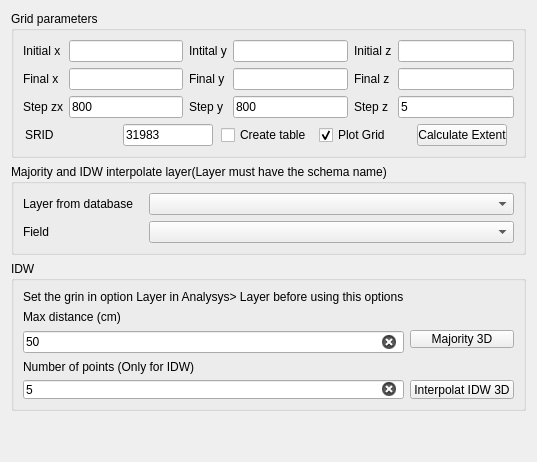
              <widget class="QWidget" name="tab">
               <attribute name="title">
                <string>Grid and interpolation</string>
               </attribute>
               <layout class="QVBoxLayout" name="verticalLayout_5">
                <item>
                 <widget class="QGroupBox" name="groupBox_27">
                  <property name="minimumSize">
                   <size>
                    <width>0</width>
                    <height>0</height>
                   </size>
                  </property>
                  <property name="maximumSize">
                   <size>
                    <width>16777215</width>
                    <height>16777215</height>
                   </size>
                  </property>
                  <property name="title">
                   <string>Grid parameters</string>
                  </property>
                  <layout class="QGridLayout" name="gridLayout_40">
                   <item row="0" column="0">
                    <layout class="QVBoxLayout" name="verticalLayout_4">
                     <item>
                      <layout class="QHBoxLayout" name="horizontalLayout_7">
                       <item>
                        <layout class="QFormLayout" name="formLayout_2">
                         <item row="0" column="0">
                          <widget class="QLabel" name="label_15">
                           <property name="text">
                            <string>Initial x</string>
                           </property>
                          </widget>
                         </item>
                         <item row="0" column="1">
                          <widget class="QLineEdit" name="initial_x">
                           <property name="enabled">
                            <bool>true</bool>
                           </property>
                           <property name="text">
                            <string/>
                           </property>
                           <property name="readOnly">
                            <bool>false</bool>
                           </property>
                          </widget>
                         </item>
                         <item row="1" column="0">
                          <widget class="QLabel" name="label_16">
                           <property name="text">
                            <string>Final x</string>
                           </property>
                          </widget>
                         </item>
                         <item row="2" column="0">
                          <widget class="QLabel" name="label_17">
                           <property name="text">
                            <string>Step zx</string>
                           </property>
                          </widget>
                         </item>
                         <item row="1" column="1">
                          <widget class="QLineEdit" name="final_x">
                           <property name="enabled">
                            <bool>true</bool>
                           </property>
                           <property name="text">
                            <string/>
                           </property>
                          </widget>
                         </item>
                         <item row="2" column="1">
                          <widget class="QLineEdit" name="step_x">
                           <property name="enabled">
                            <bool>true</bool>
                           </property>
                           <property name="text">
                            <string>800</string>
                           </property>
                          </widget>
                         </item>
                        </layout>
                       </item>
                       <item>
                        <layout class="QFormLayout" name="formLayout_6">
                         <item row="0" column="0">
                          <widget class="QLabel" name="label_18">
                           <property name="text">
                            <string>Intital y</string>
                           </property>
                          </widget>
                         </item>
                         <item row="0" column="1">
                          <widget class="QLineEdit" name="initial_y">
                           <property name="enabled">
                            <bool>true</bool>
                           </property>
                           <property name="text">
                            <string/>
                           </property>
                           <property name="readOnly">
                            <bool>false</bool>
                           </property>
                          </widget>
                         </item>
                         <item row="1" column="0">
                          <widget class="QLabel" name="label_19">
                           <property name="text">
                            <string>Final y</string>
                           </property>
                          </widget>
                         </item>
                         <item row="1" column="1">
                          <widget class="QLineEdit" name="final_y">
                           <property name="enabled">
                            <bool>true</bool>
                           </property>
                           <property name="text">
                            <string/>
                           </property>
                          </widget>
                         </item>
                         <item row="2" column="0">
                          <widget class="QLabel" name="label_20">
                           <property name="text">
                            <string>Step y</string>
                           </property>
                          </widget>
                         </item>
                         <item row="2" column="1">
                          <widget class="QLineEdit" name="step_y">
                           <property name="enabled">
                            <bool>true</bool>
                           </property>
                           <property name="text">
                            <string>800</string>
                           </property>
                          </widget>
                         </item>
                        </layout>
                       </item>
                       <item>
                        <layout class="QFormLayout" name="formLayout_7">
                         <item row="0" column="0">
                          <widget class="QLabel" name="label_21">
                           <property name="text">
                            <string>Initial z</string>
                           </property>
                          </widget>
                         </item>
                         <item row="1" column="0">
                          <widget class="QLabel" name="label_22">
                           <property name="text">
                            <string>Final z</string>
                           </property>
                          </widget>
                         </item>
                         <item row="2" column="0">
                          <widget class="QLabel" name="label_23">
                           <property name="text">
                            <string>Step z</string>
                           </property>
                          </widget>
                         </item>
                         <item row="0" column="1">
                          <widget class="QLineEdit" name="initial_z">
                           <property name="enabled">
                            <bool>true</bool>
                           </property>
                           <property name="text">
                            <string/>
                           </property>
                           <property name="readOnly">
                            <bool>false</bool>
                           </property>
                          </widget>
                         </item>
                         <item row="1" column="1">
                          <widget class="QLineEdit" name="final_z">
                           <property name="enabled">
                            <bool>true</bool>
                           </property>
                           <property name="text">
                            <string/>
                           </property>
                          </widget>
                         </item>
                         <item row="2" column="1">
                          <widget class="QLineEdit" name="step_z">
                           <property name="enabled">
                            <bool>true</bool>
                           </property>
                           <property name="text">
                            <string>5</string>
                           </property>
                          </widget>
                         </item>
                        </layout>
                       </item>
                      </layout>
                     </item>
                    </layout>
                   </item>
                   <item row="2" column="0">
                    <layout class="QGridLayout" name="gridLayout_46">
                     <property name="sizeConstraint">
                      <enum>QLayout::SetDefaultConstraint</enum>
                     </property>
                     <property name="verticalSpacing">
                      <number>6</number>
                     </property>
                     <item row="0" column="0">
                      <widget class="QLabel" name="label_6">
                       <property name="maximumSize">
                        <size>
                         <width>90</width>
                         <height>20</height>
                        </size>
                       </property>
                       <property name="text">
                        <string>SRID</string>
                       </property>
                      </widget>
                     </item>
                     <item row="0" column="1">
                      <widget class="QLineEdit" name="lineEditGridSRID">
                       <property name="maximumSize">
                        <size>
                         <width>90</width>
                         <height>16777215</height>
                        </size>
                       </property>
                       <property name="text">
                        <string>31983</string>
                       </property>
                       <property name="placeholderText">
                        <string>31983</string>
                       </property>
                      </widget>
                     </item>
                     <item row="0" column="3">
                      <widget class="QCheckBox" name="checkPlotGrid">
                       <property name="enabled">
                        <bool>true</bool>
                       </property>
                       <property name="maximumSize">
                        <size>
                         <width>90</width>
                         <height>20</height>
                        </size>
                       </property>
                       <property name="text">
                        <string>Plot Grid</string>
                       </property>
                       <property name="checked">
                        <bool>true</bool>
                       </property>
                      </widget>
                     </item>
                     <item row="0" column="4">
                      <widget class="QPushButton" name="pushButtonCalculateExtent">
                       <property name="maximumSize">
                        <size>
                         <width>90</width>
                         <height>16777215</height>
                        </size>
                       </property>
                       <property name="text">
                        <string>Calculate Extent</string>
                       </property>
                      </widget>
                     </item>
                     <item row="0" column="2">
                      <widget class="QCheckBox" name="check_create_grid_table">
                       <property name="enabled">
                        <bool>true</bool>
                       </property>
                       <property name="maximumSize">
                        <size>
                         <width>90</width>
                         <height>16777215</height>
                        </size>
                       </property>
                       <property name="text">
                        <string>Create table</string>
                       </property>
                       <property name="checked">
                        <bool>false</bool>
                       </property>
                      </widget>
                     </item>
                    </layout>
                   </item>
                  </layout>
                 </widget>
                </item>
                <item>
                 <widget class="QGroupBox" name="groupBox_31">
                  <property name="maximumSize">
                   <size>
                    <width>16777215</width>
                    <height>120</height>
                   </size>
                  </property>
                  <property name="title">
                   <string>Majority and IDW interpolate layer(Layer must have the schema name)</string>
                  </property>
                  <layout class="QGridLayout" name="gridLayout_39">
                   <item row="2" column="0">
                    <widget class="QLabel" name="label_7">
                     <property name="maximumSize">
                      <size>
                       <width>16777215</width>
                       <height>16777215</height>
                      </size>
                     </property>
                     <property name="text">
                      <string>Field</string>
                     </property>
                    </widget>
                   </item>
                   <item row="1" column="0">
                    <widget class="QLabel" name="label_8">
                     <property name="maximumSize">
                      <size>
                       <width>120</width>
                       <height>16777215</height>
                      </size>
                     </property>
                     <property name="text">
                      <string>Layer from database</string>
                     </property>
                    </widget>
                   </item>
                   <item row="1" column="1">
                    <widget class="QgsMapLayerComboBox" name="majorityMapLayerComboBox">
                     <property name="maximumSize">
                      <size>
                       <width>16777215</width>
                       <height>16777215</height>
                      </size>
                     </property>
                     <property name="currentText">
                      <string/>
                     </property>
                    </widget>
                   </item>
                   <item row="2" column="1">
                    <widget class="QgsFieldComboBox" name="majorityFieldComboBox">
                     <property name="maximumSize">
                      <size>
                       <width>16777215</width>
                       <height>16777215</height>
                      </size>
                     </property>
                    </widget>
                   </item>
                  </layout>
                 </widget>
                </item>
                <item>
                 <widget class="QGroupBox" name="groupBox_25">
                  <property name="minimumSize">
                   <size>
                    <width>0</width>
                    <height>0</height>
                   </size>
                  </property>
                  <property name="maximumSize">
                   <size>
                    <width>16777215</width>
                    <height>150</height>
                   </size>
                  </property>
                  <property name="title">
                   <string>IDW</string>
                  </property>
                  <layout class="QGridLayout" name="gridLayout_36">
                   <item row="3" column="0" rowspan="2" colspan="2">
                    <widget class="QLineEdit" name="lineEditMajorityDistance">
                     <property name="enabled">
                      <bool>true</bool>
                     </property>
                     <property name="maximumSize">
                      <size>
                       <width>16777215</width>
                       <height>16777215</height>
                      </size>
                     </property>
                     <property name="text">
                      <string>50</string>
                     </property>
                     <property name="clearButtonEnabled">
                      <bool>true</bool>
                     </property>
                    </widget>
                   </item>
                   <item row="6" column="0" colspan="2">
                    <widget class="QLineEdit" name="lineEditIdwNumberPoints">
                     <property name="enabled">
                      <bool>true</bool>
                     </property>
                     <property name="maximumSize">
                      <size>
                       <width>16777215</width>
                       <height>16777215</height>
                      </size>
                     </property>
                     <property name="text">
                      <string>5</string>
                     </property>
                     <property name="clearButtonEnabled">
                      <bool>true</bool>
                     </property>
                    </widget>
                   </item>
                   <item row="5" column="0" colspan="2">
                    <widget class="QLabel" name="idwPoints">
                     <property name="text">
                      <string>Number of points (Only for IDW)</string>
                     </property>
                    </widget>
                   </item>
                   <item row="6" column="2">
                    <widget class="QPushButton" name="pushButtonIdw">
                     <property name="enabled">
                      <bool>true</bool>
                     </property>
                     <property name="maximumSize">
                      <size>
                       <width>200</width>
                       <height>16777215</height>
                      </size>
                     </property>
                     <property name="text">
                      <string>Interpolat IDW 3D</string>
                     </property>
                    </widget>
                   </item>
                   <item row="0" column="0" colspan="2">
                    <widget class="QLabel" name="label_9">
                     <property name="text">
                      <string>Set the grin in option Layer in Analysys&gt; Layer before using this options</string>
                     </property>
                    </widget>
                   </item>
                   <item row="3" column="2">
                    <widget class="QPushButton" name="pushButtonMajority">
                     <property name="enabled">
                      <bool>true</bool>
                     </property>
                     <property name="maximumSize">
                      <size>
                       <width>16777215</width>
                       <height>16777215</height>
                      </size>
                     </property>
                     <property name="text">
                      <string>Majority 3D</string>
                     </property>
                    </widget>
                   </item>
                   <item row="2" column="0" colspan="2">
                    <widget class="QLabel" name="study_area_register_label_8">
                     <property name="maximumSize">
                      <size>
                       <width>16777215</width>
                       <height>16777215</height>
                      </size>
                     </property>
                     <property name="text">
                      <string>Max distance (cm)</string>
                     </property>
                    </widget>
                   </item>
                  </layout>
                 </widget>
                </item>
                <item>
                 <spacer name="verticalSpacer_3">
                  <property name="orientation">
                   <enum>Qt::Vertical</enum>
                  </property>
                  <property name="sizeHint" stdset="0">
                   <size>
                    <width>20</width>
                    <height>40</height>
                   </size>
                  </property>
                 </spacer>
                </item>
               </layout>
              </widget>
